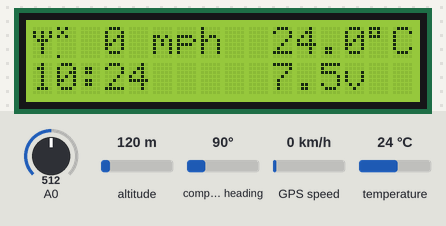
Bench run of a sketch on a simulated Arduino Uno, built with avr-gcc and run on an emulated ATmega328P. Shown: 16×2 character LCD. The test bench sets the inputs (shaded band); at power-on: GPS speed 0 km/h, temperature 24 °C, A0 = 512, altitude 120 m, compass heading 90°. The GPS gets a fix after 3 s at 37.7749, -122.4194 with 8 satellites.

Above: at 1.8 s.
1.9 s: GPS speed set to 30 km/h
At 4.7 s:
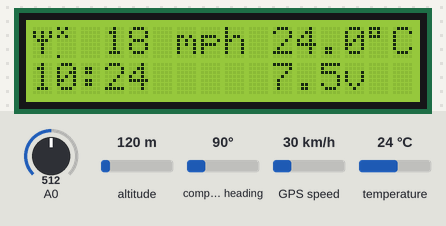
5.9 s: temperature set to 12 °C
At 7.7 s:
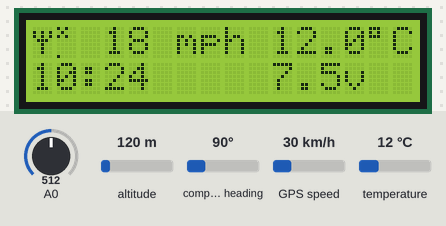
8.0 s: A0 set to 716
At 10.9 s:
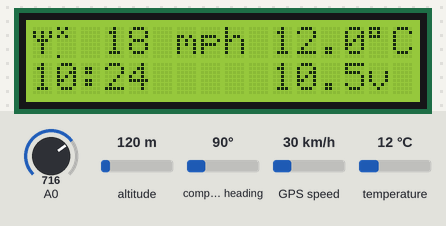
11.2 s: GPS speed set to 2 km/h
At 13.2 s:
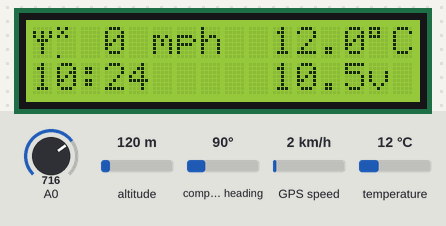
14.3 s: temperature set to 19 °C
At 16.1 s:
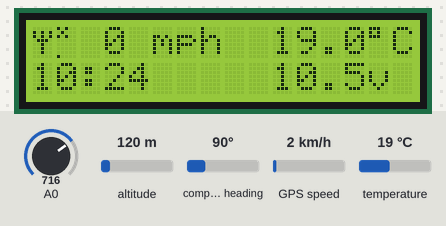
16.4 s: A0 set to 992
At 19.5 s:
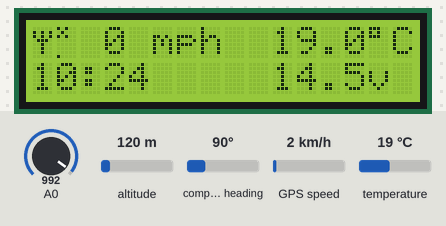
Timing chart, 0 to 21.0 s (numbered marks = the images above; inputs shaded):
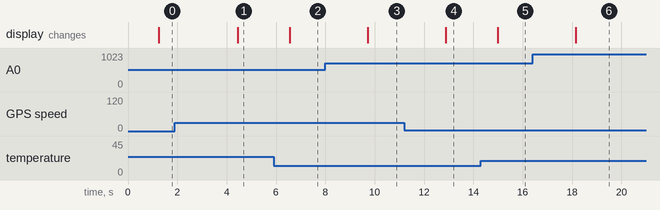

The sketch:

GPS_MFD_for_car_0.2.ino
```cpp
/*
  GPS Multifunction display and head up display
  (C) Andy Doswell 23rd July 2017

  Schematic and decsription can be found at www.andydoz.blogspot.com/


  Uses the very excellent TinyGPS++ library from http://arduiniana.org/libraries/tinygpsplus/
  and the most superb I2C LCD library from https://bitbucket.org/fmalpartida/new-liquidcrystal/downloads
  I2C LCD library is here:https://playground.arduino.cc/Code/LCDi2c , however a modification is required
  to the library to enable it to work with the generic PCF8574 I2C LCD displays, see my website for more
  details.

*/
#include <OneWire.h> // from http://playground.arduino.cc/Learning/OneWire
#include <DallasTemperature.h> // from http://www.hacktronics.com/code/DallasTemperature.zip.
#include <Wire.h>
#include <LiquidCrystal_I2C.h>
#include <TinyGPS++.h>
LiquidCrystal_I2C  lcd(0x3f, 16, 2); // I2C address 0x3f
TinyGPSPlus gps; //TinyGPS++ Serial
#define ONE_WIRE_BUS 8 // Data wire from temp sensor is plugged into pin 8 on the Arduino
OneWire oneWire(ONE_WIRE_BUS); // Setup a oneWire instance to communicate with any OneWire devices
DallasTemperature sensors(&oneWire); // Pass our oneWire reference to Dallas Temperature.
static uint32_t GPSBaud = 57600; // GPS baudrate.
int hourTen; //tens of hours
int hourUnit; //units of hours
int minTen; // you get the idea..
int minUnit;
int MPH;
unsigned int hours; // whole hours displayed
float tempC; // Temperature in degrees C
float voltage;

byte antenna[8] = { // bitmap for antenna symbol
  0b00000,
  0b10101,
  0b10101,
  0b01110,
  0b00100,
  0b00100,
  0b00100,
  0b00000,
};
byte fiveBarsLocked [8] = {
  0b10001,
  0b10001,
  0b11011,
  0b00011,
  0b00111,
  0b00111,
  0b01111,
  0b11111
};

byte  fourBarsLocked [8] = {
  0b10000,
  0b10000,
  0b11010,
  0b00010,
  0b00110,
  0b00110,
  0b01110,
  0b11110
};

byte threeBarsLocked[8] = {
  0b10000,
  0b10000,
  0b11000,
  0b00000,
  0b00100,
  0b00100,
  0b01100,
  0b11100
};

byte  twoBarsLocked[8] = {
  0b10000,
  0b10000,
  0b11000,
  0b00000,
  0b00000,
  0b00000,
  0b01000,
  0b11000
};

byte oneBarLocked[8] = {
  0b10000,
  0b10000,
  0b11000,
  0b00000,
  0b00000,
  0b00000,
  0b00000,
  0b10000
};

byte  oneBarNoLock[8] = {
  0b10100,
  0b01000,
  0b10100,
  0b00000,
  0b00000,
  0b00000,
  0b00000,
  0b10000
};

byte twoBarsNoLock[8] = {
  0b10100,
  0b01000,
  0b10100,
  0b00000,
  0b00000,
  0b00000,
  0b01000,
  0b11000
};

byte threeBarsNoLock[8] = {
  0b10100,
  0b01000,
  0b10100,
  0b00000,
  0b00100,
  0b00100,
  0b01100,
  0b11100
};

byte fourBarsNoLock [8] = {
  0b10100,
  0b01000,
  0b10110,
  0b00010,
  0b00110,
  0b00110,
  0b01110,
  0b11110
};

byte fiveBarsNoLock[8] = {
  0b10101,
  0b01001,
  0b10111,
  0b00011,
  0b00111,
  0b00111,
  0b01111,
  0b11111
};
void setup() {
  lcd.init();
  lcd.begin(16, 2); // set up the LCD as 20 x 4 display
  lcd.setBacklight(HIGH);
  lcd.clear();
  Serial.begin(57600); // start the comms with the GPS Rx
  lcd.clear();
  lcd.createChar (1, antenna);
  lcd.setCursor(0, 0);
  lcd.write((uint8_t)1); // write antenna symbol
  lcd.createChar (0, oneBarNoLock);
  sensors.begin(); // start up the Dallas temperature sensors

}

boolean isBST() // this bit of code blatantly plagarised from http://my-small-projects.blogspot.com/2015/05/arduino-checking-for-british-summer-time.html
{
  int imonth = gps.date.month();
  int iday = gps.date.day();
  int hr = gps.time.hour();
  int rxYear = gps.date.year();
  //January, february, and november are out.
  if (imonth < 3 || imonth > 10) {
    return false;
  }
  //April to September are in
  if (imonth > 3 && imonth < 10) {
    return true;
  }

  // find last sun in mar and oct - quickest way I've found to do it
  // last sunday of march
  int lastMarSunday =  (31 - (5 * rxYear / 4 + 4) % 7);
  //last sunday of october
  int lastOctSunday = (31 - (5 * rxYear / 4 + 1) % 7);

  //In march, we are BST if is the last sunday in the month
  if (imonth == 3) {

    if ( iday > lastMarSunday)
      return true;
    if ( iday < lastMarSunday)
      return false;

    if (hr < 1)
      return false;

    return true;

  }
  //In October we must be before the last sunday to be bst.
  //That means the previous sunday must be before the 1st.
  if (imonth == 10) {

    if ( iday < lastOctSunday)
      return true;
    if ( iday > lastOctSunday)
      return false;

    if (hr >= 1)
      return false;

    return true;
  }

}

void displayData() {

  updateSignal();
  getVoltage();
  sensors.requestTemperatures(); // Request temperature
  tempC = sensors.getTempCByIndex(0); // set the temperature in degrees C from the first sensor in line, rather than by address.
  hours = (gps.time.hour());
  if (isBST()) {
    hours++;
  }
  if (hours == 24) {
    hours = 0;
  }
  hourUnit = (hours % 10);
  hourTen = ((hours / 10) % 10);
  minUnit = (gps.time.minute() % 10);
  minTen = ((gps.time.minute() / 10) % 10);

  lcd.setCursor(0, 0);
  lcd.write((uint8_t)1); // write antenna symbol
  lcd.setCursor(1, 0);
  lcd.write((uint8_t)0); // write signal strength
  lcd.print (" ");
  if (gps.speed.mph() > 3) {
    MPH = gps.speed.mph();
  }
  else {
    MPH = 0;
  }
  lcd.setCursor(3, 0);
  lcd.print(MPH);
  lcd.print(" mph ");
  lcd.setCursor(10, 0);
  if (tempC == -127) {
    lcd.print("TEMPOC"); // temp open circuit
  }
  else {
    lcd.print(tempC, 1);
    lcd.print((char)0xDF);
    lcd.print("C ");
  }
  lcd.setCursor(0, 1);
  lcd.print(hourTen);
  lcd.print(hourUnit);
  lcd.print(":");
  lcd.print(minTen);
  lcd.print (minUnit);
  lcd.print (" ");
  lcd.setCursor(10,1);
  lcd.print(voltage, 1);
  lcd.print("v ");

}

static void smartDelay(unsigned long ms)
{
  unsigned long start = millis();
  do
  {
    while (Serial.available())
      gps.encode(Serial.read());
  } while (millis() - start < ms);
}

void updateSignal() {
  if (gps.location.isValid() ) {
    if (gps.satellites.value() > 8) {
      lcd.createChar(0, fiveBarsLocked);
    }
    if (gps.satellites.value() < 8) {
      lcd.createChar(0, fourBarsLocked);
    }
    if (gps.satellites.value() < 6) {
      lcd.createChar(0, threeBarsLocked);
    }
    if (gps.satellites.value() < 5) {
      lcd.createChar(0, twoBarsLocked);
    }

    if (gps.satellites.value() < 4) {
      lcd.createChar(0, oneBarLocked);
    }
  }
  else {
    if (gps.satellites.value() > 8) {
      lcd.createChar(0, fiveBarsNoLock);
    }
    if (gps.satellites.value() < 8) {
      lcd.createChar(0, fourBarsNoLock);
    }
    if (gps.satellites.value() < 6) {
      lcd.createChar(0, threeBarsNoLock);
    }
    if (gps.satellites.value() < 5) {
      lcd.createChar(0, twoBarsNoLock);
    }

    if (gps.satellites.value() < 4) {
      lcd.createChar(0, oneBarNoLock);
    }
  }
}

void getVoltage () {
  int sensorValueDC = analogRead (A0);
  voltage =  ((sensorValueDC * (5.0 / 1023.0)) * 3);
}

void loop()
{
  smartDelay(250);
  displayData();

}
```

Measured:
- after the input at 1.9 s, the display: changes after 2.6 s (image 1)
- after the input at 5.9 s, the display: changes after 0.66 s (image 2)
- after the input at 8.0 s, the display: changes after 1.7 s (image 3)
- after the input at 11.2 s, the display: changes after 1.7 s (image 4)
- after the input at 14.3 s, the display: changes after 0.69 s (image 5)
- after the input at 16.4 s, the display: changes after 1.7 s (image 6)
